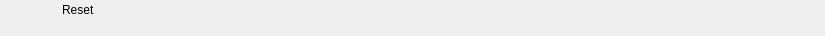
<?xml version="1.0" encoding="UTF-8"?>
<ui version="4.0">
 <class>RundownResetWidget</class>
 <widget class="QWidget" name="RundownResetWidget">
  <property name="geometry">
   <rect>
    <x>0</x>
    <y>0</y>
    <width>825</width>
    <height>36</height>
   </rect>
  </property>
  <layout class="QHBoxLayout" name="horizontalLayout">
   <property name="spacing">
    <number>0</number>
   </property>
   <property name="margin">
    <number>0</number>
   </property>
   <item>
    <widget class="QFrame" name="frameItem">
     <property name="sizePolicy">
      <sizepolicy hsizetype="Preferred" vsizetype="Fixed">
       <horstretch>0</horstretch>
       <verstretch>0</verstretch>
      </sizepolicy>
     </property>
     <property name="minimumSize">
      <size>
       <width>0</width>
       <height>36</height>
      </size>
     </property>
     <widget class="QLabel" name="labelIcon">
      <property name="geometry">
       <rect>
        <x>22</x>
        <y>2</y>
        <width>32</width>
        <height>32</height>
       </rect>
      </property>
      <property name="text">
       <string/>
      </property>
      <property name="pixmap">
       <pixmap resource="../Widgets.qrc">:/Graphics/Images/Reset.png</pixmap>
      </property>
      <property name="scaledContents">
       <bool>true</bool>
      </property>
     </widget>
     <widget class="QLabel" name="labelChannel">
      <property name="geometry">
       <rect>
        <x>0</x>
        <y>0</y>
        <width>0</width>
        <height>0</height>
       </rect>
      </property>
      <property name="text">
       <string></string>
      </property>
     </widget>
     <widget class="QLabel" name="labelLabel">
      <property name="geometry">
       <rect>
        <x>62</x>
        <y>2</y>
        <width>5000</width>
        <height>16</height>
       </rect>
      </property>
      <property name="text">
       <string>Reset</string>
      </property>
     </widget>
     <widget class="QLabel" name="labelColor">
      <property name="geometry">
       <rect>
        <x>0</x>
        <y>0</y>
        <width>18</width>
        <height>36</height>
       </rect>
      </property>
      <property name="text">
       <string/>
      </property>
     </widget>
     <widget class="QLabel" name="labelGroupColor">
      <property name="geometry">
       <rect>
        <x>0</x>
        <y>0</y>
        <width>6</width>
        <height>36</height>
       </rect>
      </property>
      <property name="text">
       <string/>
      </property>
     </widget>
     <widget class="QLabel" name="labelDevice">
      <property name="geometry">
       <rect>
        <x>62</x>
        <y>19</y>
        <width>75</width>
        <height>16</height>
       </rect>
      </property>
      <property name="text">
       <string></string>
      </property>
     </widget>
     <widget class="QLabel" name="labelDelay">
      <property name="geometry">
       <rect>
        <x>185</x>
        <y>19</y>
        <width>55</width>
        <height>16</height>
       </rect>
      </property>
      <property name="text">
       <string></string>
      </property>
     </widget>
     <widget class="QLabel" name="labelRemoteTriggerId">
      <property name="geometry">
       <rect>
        <x>245</x>
        <y>19</y>
        <width>70</width>
        <height>16</height>
       </rect>
      </property>
      <property name="text">
       <string></string>
      </property>
     </widget>
    </widget>
   </item>
   <item>
    <widget class="QFrame" name="frameStatus">
     <property name="minimumSize">
      <size>
       <width>77</width>
       <height>0</height>
      </size>
     </property>
     <property name="maximumSize">
      <size>
       <width>77</width>
       <height>16777215</height>
      </size>
     </property>
     <widget class="QLabel" name="labelGpiConnected">
      <property name="geometry">
       <rect>
        <x>1</x>
        <y>2</y>
        <width>32</width>
        <height>32</height>
       </rect>
      </property>
      <property name="minimumSize">
       <size>
        <width>32</width>
        <height>32</height>
       </size>
      </property>
      <property name="maximumSize">
       <size>
        <width>32</width>
        <height>32</height>
       </size>
      </property>
      <property name="lineWidth">
       <number>0</number>
      </property>
      <property name="text">
       <string/>
      </property>
      <property name="pixmap">
       <pixmap resource="../Widgets.qrc">:/Graphics/Images/GpiConnected.png</pixmap>
      </property>
      <property name="scaledContents">
       <bool>true</bool>
      </property>
     </widget>
     <widget class="QLabel" name="labelDisconnected">
      <property name="geometry">
       <rect>
        <x>32</x>
        <y>2</y>
        <width>32</width>
        <height>32</height>
       </rect>
      </property>
      <property name="minimumSize">
       <size>
        <width>32</width>
        <height>32</height>
       </size>
      </property>
      <property name="maximumSize">
       <size>
        <width>32</width>
        <height>32</height>
       </size>
      </property>
      <property name="text">
       <string/>
      </property>
      <property name="pixmap">
       <pixmap resource="../Widgets.qrc">:/Graphics/Images/Disconnected.png</pixmap>
      </property>
      <property name="scaledContents">
       <bool>true</bool>
      </property>
     </widget>
     <widget class="QLabel" name="labelActiveColor">
      <property name="geometry">
       <rect>
        <x>69</x>
        <y>0</y>
        <width>8</width>
        <height>36</height>
       </rect>
      </property>
      <property name="minimumSize">
       <size>
        <width>8</width>
        <height>36</height>
       </size>
      </property>
      <property name="maximumSize">
       <size>
        <width>8</width>
        <height>36</height>
       </size>
      </property>
      <property name="text">
       <string/>
      </property>
     </widget>
    </widget>
   </item>
  </layout>
 </widget>
 <resources>
  <include location="../Widgets.qrc"/>
 </resources>
 <connections/>
 <slots>
  <slot>addToCombo()</slot>
 </slots>
</ui>
